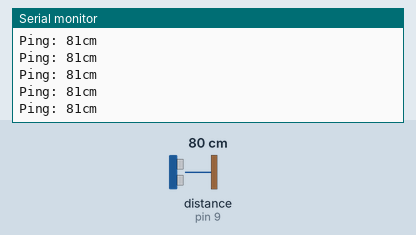
This sketch was run on a simulated Arduino Uno, built with avr-gcc and run on an emulated ATmega328P. On the bench: the last lines printed to the serial monitor. The inputs (shaded band) are chosen by the test bench; at power-on: distance to the obstacle (sensor on pin 9) 80 cm. The echo pulse lasts 58.3 µs per cm.

Above: at 1.2 s.
1.3 s: distance to the obstacle (sensor on pin 9) set to 35 cm
At 1.34 s:
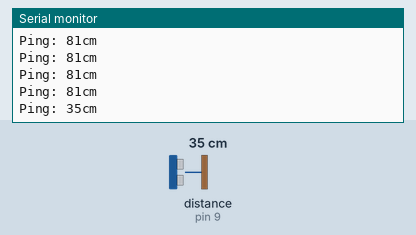
4.3 s: distance to the obstacle (sensor on pin 9) set to 2 cm
At 4.3 s:
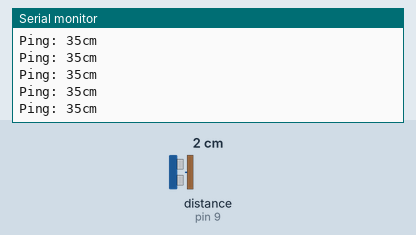
Timing chart, 0 to 7.3 s (numbered marks = the images above; inputs shaded):
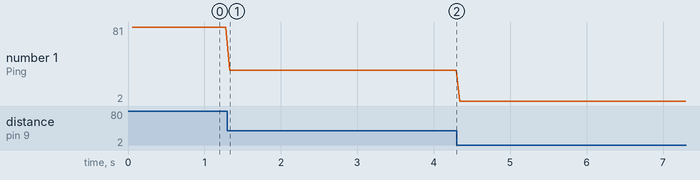

Measured:
- after the input at 1.3 s, the serial monitor: prints a new line at once (image 1)
- plotted number 1: 81 → 35 after the input at 1.3 s, 35 → 2 after the input at 4.3 s

The sketch:

sonar.ino
```cpp
// ---------------------------------------------------------------------------
// Example NewPing library sketch that does a ping about 20 times per second.
// ---------------------------------------------------------------------------

#include <NewPing.h>

#define TRIGGER_PIN  8  // Arduino pin tied to trigger pin on the ultrasonic sensor.
#define ECHO_PIN     9  // Arduino pin tied to echo pin on the ultrasonic sensor.
#define MAX_DISTANCE 200 // Maximum distance we want to ping for (in centimeters). Maximum sensor distance is rated at 400-500cm.

NewPing sonar(TRIGGER_PIN, ECHO_PIN, MAX_DISTANCE); // NewPing setup of pins and maximum distance.

void setup() {
  Serial.begin(9600); // Open serial monitor at 115200 baud to see ping results.
}

void loop() {
  delay(50);                      // Wait 50ms between pings (about 20 pings/sec). 29ms should be the shortest delay between pings.
  unsigned int uS = sonar.ping(); // Send ping, get ping time in microseconds (uS).
  Serial.print("Ping: ");
  Serial.print(uS / US_ROUNDTRIP_CM); // Convert ping time to distance in cm and print result (0 = outside set distance range)
  Serial.println("cm");
}
```
